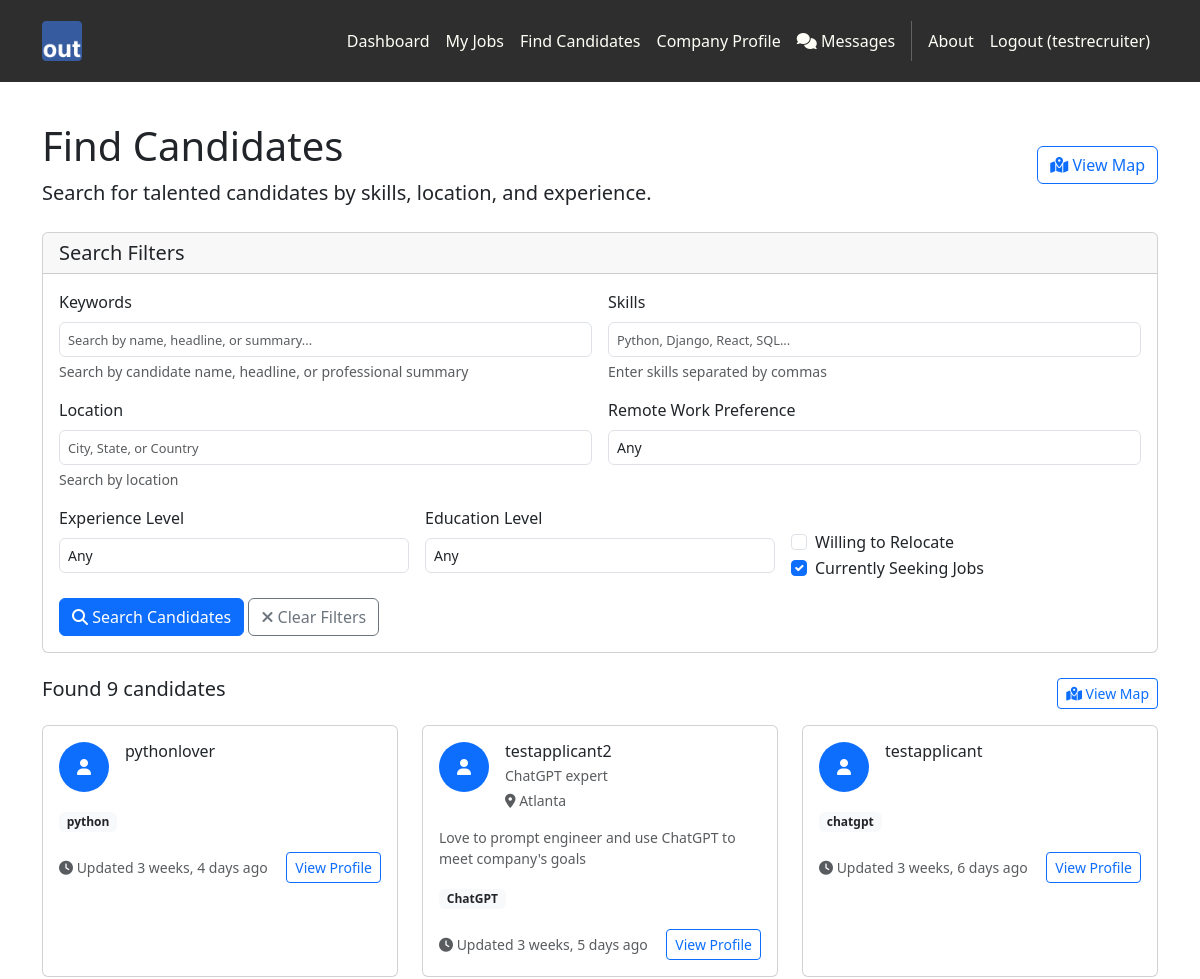
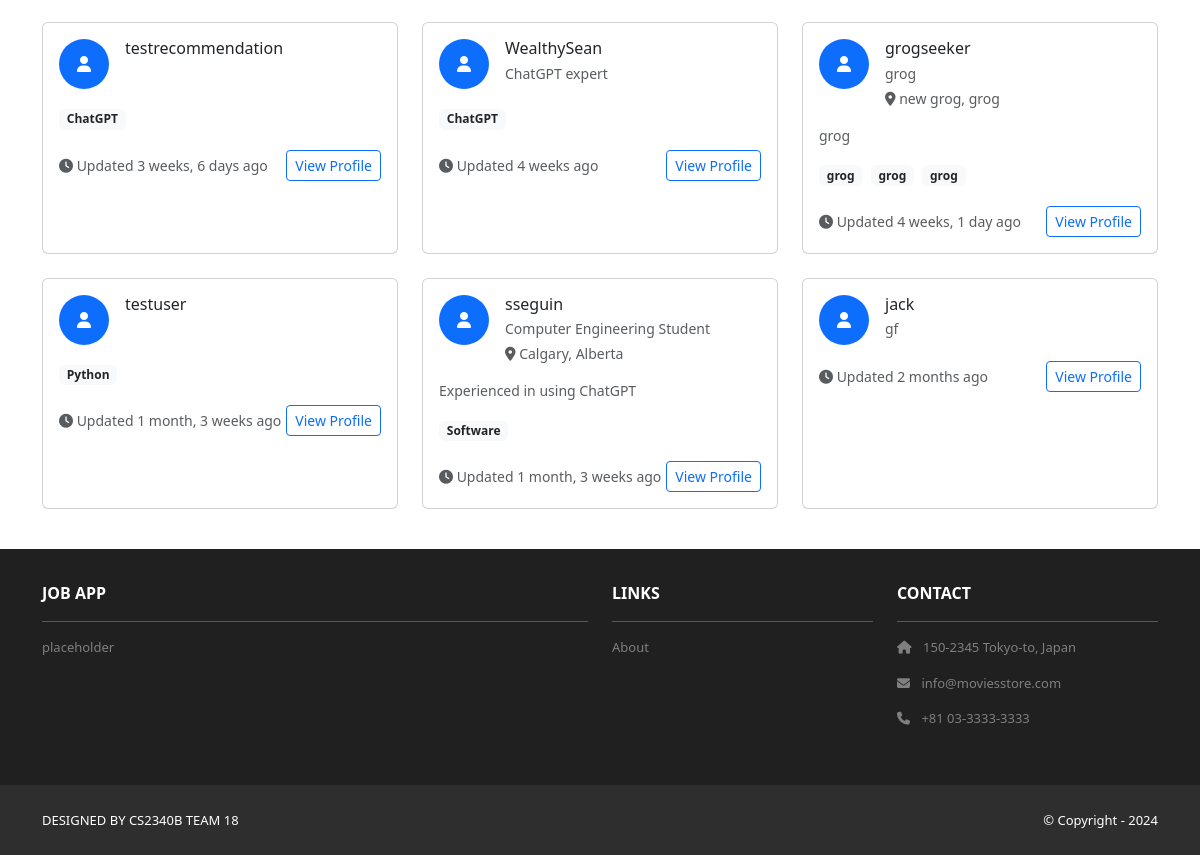
Before: /recruiters/candidates/ (signed in) with the older database file (2 pictures, top to bottom).
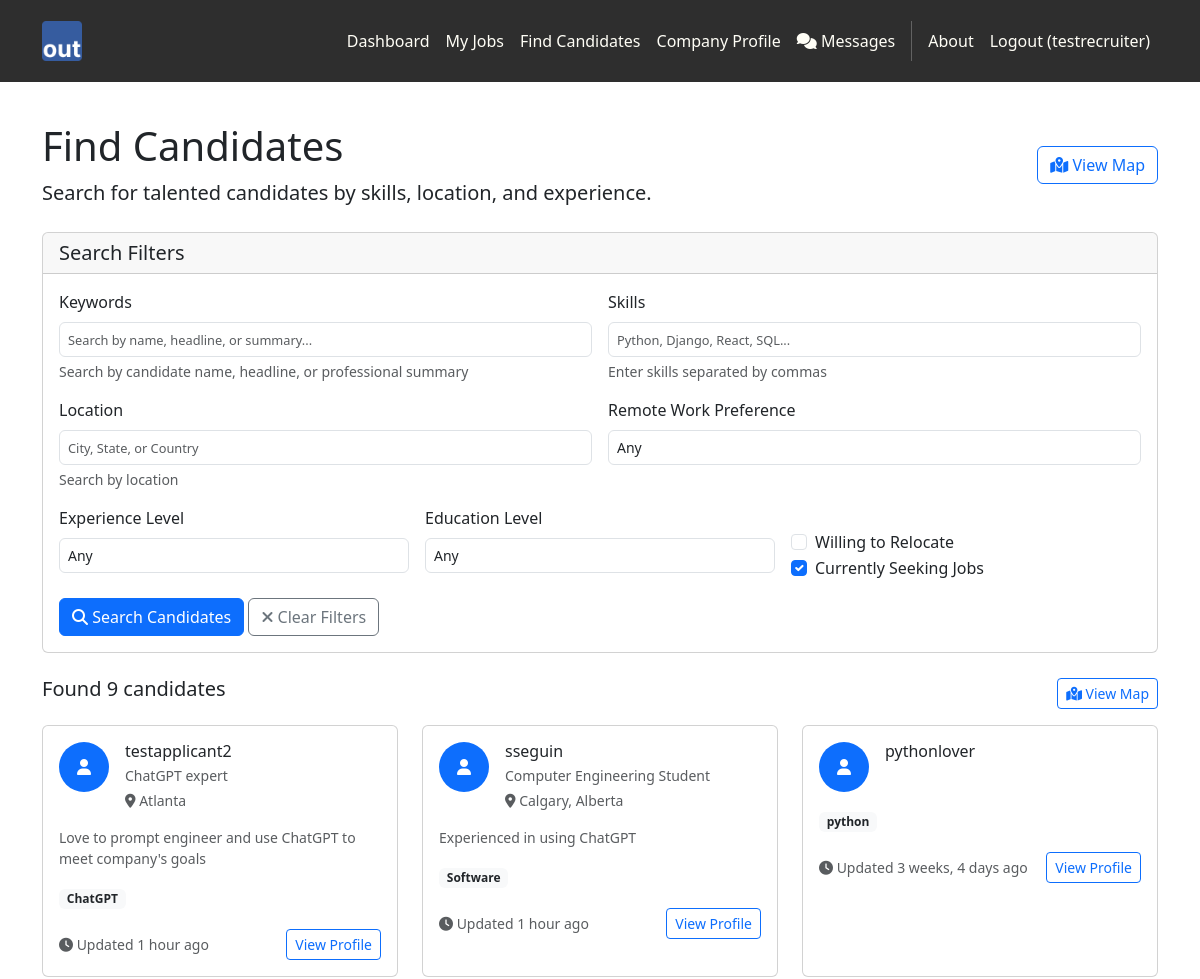
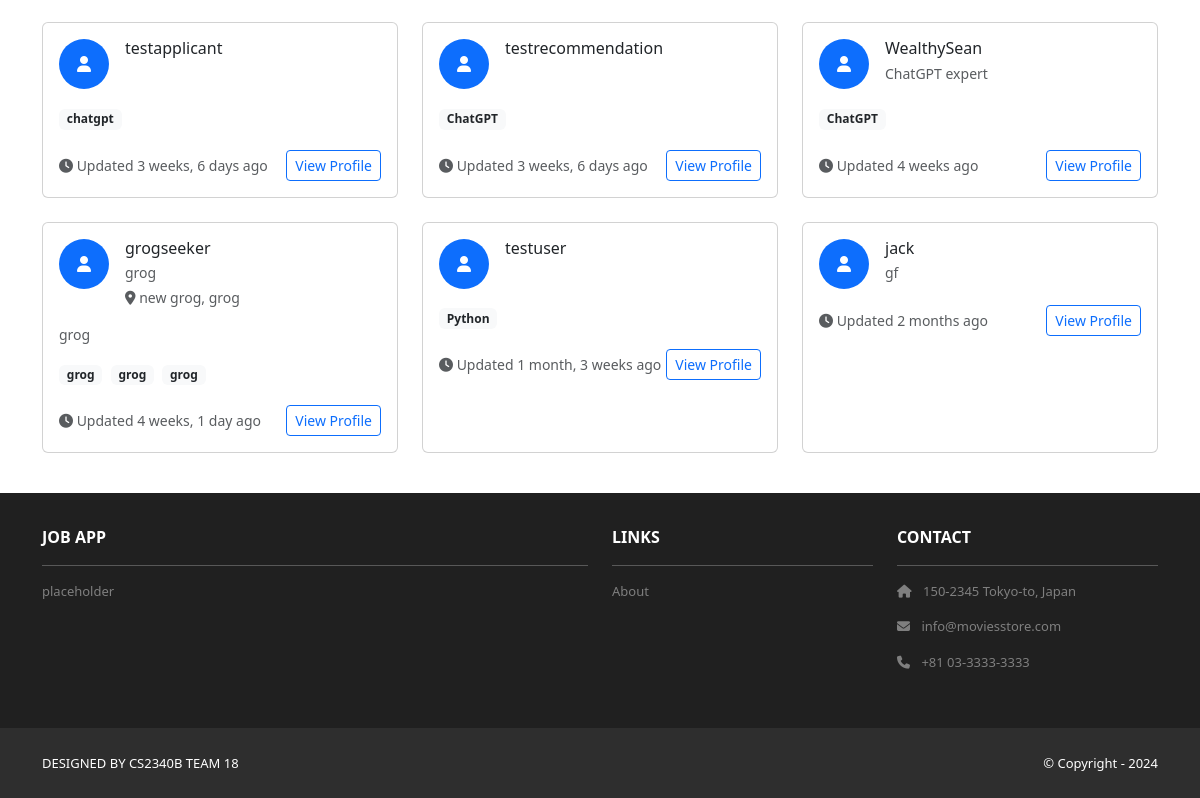
After: the same page with the newer database file (2 pictures, top to bottom).
### applicants/models.py (models this page shows, shortened)
class ApplicantProfile(models.Model):
    user = models.OneToOneField(User, on_delete=models.CASCADE, related_name='applicant_profile')
    headline = models.CharField(
        max_length=200,
        blank=True,
        help_text="A brief professional headline (e.g., 'Software Developer with 5 years experience')"
    )
    phone = models.CharField(max_length=20, blank=True)
    city = models.CharField(max_length=100, blank=True, help_text="City")
    state = models.CharField(max_length=100, blank=True, help_text="State or Province")
    country = models.CharField(max_length=100, blank=True, help_text="Country")
    postal_code = models.CharField(max_length=20, blank=True, help_text="Postal/ZIP Code")
    latitude = models.DecimalField(
        max_digits=9, decimal_places=6, null=True, blank=True,
        help_text="Latitude coordinate (auto-populated if possible)"
    )
    longitude = models.DecimalField(
        max_digits=9, decimal_places=6, null=True, blank=True,
        help_text="Longitude coordinate (auto-populated if possible)"
    )
    location = models.CharField(max_length=200, blank=True, help_text="Full location display (auto-generated)")
    willing_to_relocate = models.BooleanField(default=False, help_text="Willing to relocate for work")
    remote_work_preference = models.CharField(
        max_length=20,
        choices=[
            ('remote_only', 'Remote Only'),
            ('hybrid', 'Hybrid'),
            ('onsite_only', 'Onsite Only'),
            ('flexible', 'Flexible'),
        ],
        default='flexible',
        help_text="Remote work preference"
    )
    summary = models.TextField(
        blank=True,
        help_text="A brief summary of your professional background and career goals"
    )
    skills = models.TextField(
        blank=True,
        help_text="List your key skills separated by commas (e.g., 'Python, Django, React, SQL')"
    )
    linkedin_url = models.URLField(blank=True, help_text="Your LinkedIn profile URL")
    github_url = models.URLField(blank=True, help_text="Your GitHub profile URL")
    portfolio_url = models.URLField(blank=True, help_text="Your portfolio or personal website URL")
    other_url = models.URLField(blank=True, help_text="Any other relevant professional URL")
    is_public = models.BooleanField(default=True, help_text="Make profile visible to recruiters")
    is_seeking_jobs = models.BooleanField(default=True, help_text="Currently looking for job opportunities")
    created_at = models.DateTimeField(auto_now_add=True)
    updated_at = models.DateTimeField(auto_now=True)
    def get_skills_list(self):
        if self.skills:
            return [skill.strip() for skill in self.skills.split(',') if skill.strip()]
        return []
    def get_short_location(self):
        location_parts = []
        if self.city:
            location_parts.append(self.city)
        if self.state:
            location_parts.append(self.state)
        return ', '.join(location_parts) if location_parts else ''
    class Meta:
        verbose_name = "Applicant Profile"
        verbose_name_plural = "Applicant Profiles"

### recruiters/views.py (the view, shortened to what this page needs)
# urls.py: path('candidates/', views.candidates, name='candidates'),
@recruiter_required
def candidates(request):
    form = CandidateSearchForm(request.GET or None)
    candidates = ApplicantProfile.objects.filter(is_public=True)
    candidates = candidates.order_by('-updated_at')
    paginator = Paginator(candidates, 12)  # Show 12 candidates per page
    page_number = request.GET.get('page')
    page_obj = paginator.get_page(page_number)
    template_data = {
        'title': 'Find Candidates',
        'user_type': 'recruiter'
    }
    return render(request, 'recruiters/candidates.html', {
        'template_data': template_data,
        'form': form,
        'page_obj': page_obj,
        'candidates_count': candidates.count()
    })

### recruiters/templates/recruiters/candidates.html (shortened to what this page needs)
{% extends 'base.html' %}
{% block content %}
<div class="p-3 mt-4">
  <div class="container">
    <div class="row">
      <div class="col-12">
        <div class="d-flex justify-content-between align-items-center mb-4">
          <div>
            <h1 class="mb-2">Find Candidates</h1>
            <p class="lead mb-0">Search for talented candidates by skills, location, and experience.</p>
          </div>
          <div>
            <a href="{% url 'recruiters:applicant_map' %}" class="btn btn-outline-primary">
              <i class="fas fa-map-marked-alt"></i> View Map
            </a>
          </div>
        </div>
      </div>
    </div>
    <div class="row mb-4">
      <div class="col-12">
        <div class="card">
          <div class="card-header">
            <h5 class="mb-0">Search Filters</h5>
          </div>
          <div class="card-body">
            <form method="get" class="row g-3">
              <div class="col-md-6">
                <label for="{{ form.keywords.id_for_label }}" class="form-label">{{ form.keywords.label }}</label>
                {{ form.keywords }}
                <div class="form-text">{{ form.keywords.help_text }}</div>
              </div>
              <div class="col-md-6">
                <label for="{{ form.skills.id_for_label }}" class="form-label">{{ form.skills.label }}</label>
                {{ form.skills }}
                <div class="form-text">{{ form.skills.help_text }}</div>
              </div>
              <div class="col-md-6">
                <label for="{{ form.location.id_for_label }}" class="form-label">{{ form.location.label }}</label>
                {{ form.location }}
                <div class="form-text">{{ form.location.help_text }}</div>
              </div>
              <div class="col-md-6">
                <label for="{{ form.remote_preference.id_for_label }}" class="form-label">Remote Work Preference</label>
                {{ form.remote_preference }}
              </div>
              <div class="col-md-4">
                <label for="{{ form.experience_years.id_for_label }}" class="form-label">Experience Level</label>
                {{ form.experience_years }}
              </div>
              <div class="col-md-4">
                <label for="{{ form.education_level.id_for_label }}" class="form-label">Education Level</label>
                {{ form.education_level }}
              </div>
              <div class="col-md-4">
                <div class="form-check mt-4">
                  {{ form.willing_to_relocate }}
                  <label class="form-check-label" for="{{ form.willing_to_relocate.id_for_label }}">
                    Willing to Relocate
                  </label>
                </div>
                <div class="form-check">
                  {{ form.is_seeking_jobs }}
                  <label class="form-check-label" for="{{ form.is_seeking_jobs.id_for_label }}">
                    Currently Seeking Jobs
                  </label>
                </div>
              </div>
              <div class="col-12">
                <button type="submit" class="btn btn-primary">
                  <i class="fas fa-search"></i> Search Candidates
                </button>
                <a href="{% url 'recruiters:candidates' %}" class="btn btn-outline-secondary">
                  <i class="fas fa-times"></i> Clear Filters
                </a>
              </div>
            </form>
          </div>
        </div>
      </div>
    </div>
    <div class="row">
      <div class="col-12">
        <div class="d-flex justify-content-between align-items-center mb-3">
          <h5>
            {% if page_obj %}
              Found {{ candidates_count }} candidate{{ candidates_count|pluralize }}
            {% else %}
              No candidates found
            {% endif %}
          </h5>
          <a href="{% url 'recruiters:applicant_map' %}" class="btn btn-sm btn-outline-primary">
            <i class="fas fa-map-marked-alt"></i> View Map
          </a>
        </div>
        {% if page_obj %}
          <div class="row">
            {% for candidate in page_obj %}
              <div class="col-md-6 col-lg-4 mb-4">
                <div class="card h-100">
                  <div class="card-body">
                    <div class="d-flex align-items-start mb-3">
                      <div class="flex-shrink-0">
                        <div class="bg-primary text-white rounded-circle d-flex align-items-center justify-content-center" style="width: 50px; height: 50px;">
                          <i class="fas fa-user"></i>
                        </div>
                      </div>
                      <div class="flex-grow-1 ms-3">
                        <h6 class="card-title mb-1">
                          {{ candidate.user.get_full_name|default:candidate.user.username }}
                        </h6>
                        {% if candidate.headline %}
                          <p class="text-muted small mb-1">{{ candidate.headline }}</p>
                        {% endif %}
                        {% if candidate.get_short_location %}
                          <p class="text-muted small mb-0">
                            <i class="fas fa-map-marker-alt"></i> {{ candidate.get_short_location }}
                          </p>
                        {% endif %}
                      </div>
                    </div>
                    {% if candidate.summary %}
                      <p class="card-text small text-muted">
                        {{ candidate.summary|truncatewords:20 }}
                      </p>
                    {% endif %}
                    {% if candidate.get_skills_list %}
                      <div class="mb-3">
                        {% for skill in candidate.get_skills_list|slice:":5" %}
                          <span class="badge bg-light text-dark me-1 mb-1">{{ skill }}</span>
                        {% endfor %}
                      </div>
                    {% endif %}
                    <div class="d-flex justify-content-between align-items-center">
                      <small class="text-muted">
                        <i class="fas fa-clock"></i> Updated {{ candidate.updated_at|timesince }} ago
                      </small>
                      <a href="{% url 'recruiters:candidate_detail' candidate.pk %}" class="btn btn-sm btn-outline-primary">
                        View Profile
                      </a>
                    </div>
                  </div>
                </div>
              </div>
            {% endfor %}
          </div>
        {% endif %}
      </div>
    </div>
  </div>
</div>
{% endblock content %}

### jobapp/templates/base.html (shortened to what this page needs)
<!DOCTYPE html>
<html>
    {% load static %}
  <head>
    <link href="https://cdn.jsdelivr.net/npm/bootstrap@5.3.3/dist/css/bootstrap.min.css" rel="stylesheet">
    <link rel="stylesheet" href="https://cdnjs.cloudflare.com/ajax/libs/font-awesome/6.1.1/css/all.min.css">
    <link rel="stylesheet" type="text/css"
          href="{% static 'css/style.css' %}">
  </head>
  <body>
     <nav class="p-3 navbar navbar-dark bg-dark
         navbar-expand-lg">
      <div class="container">
        <a class="navbar-brand"
           href="{% url 'home.index' %}">
          <img src="{% static 'img/logo.png' %}" alt="logo"
               height="40" />
        </a>
        <div class="collapse navbar-collapse"
             id="navbarNavAltMarkup">
          <div class="navbar-nav ms-auto navbar-ml">
            {% if user.is_authenticated %}
              {% if template_data.user_type == 'applicant' %}
                <a class="nav-link" href="{% url 'applicants:dashboard' %}">Dashboard</a>
                <a class="nav-link" href="{% url 'applicants:profile' %}">My Profile</a>
              {% elif template_data.user_type == 'recruiter' %}
                <a class="nav-link" href="{% url 'recruiters:dashboard' %}">Dashboard</a>
                <a class="nav-link" href="{% url 'jobs:recruiter_jobs' %}">My Jobs</a>
                <a class="nav-link" href="{% url 'recruiters:candidates' %}">Find Candidates</a>
                <a class="nav-link" href="{% url 'recruiters:profile' %}">Company Profile</a>
              {% endif %}
              <a class="nav-link" href="{% url 'messaging:conversation_list' %}">
                <i class="fas fa-comments"></i> Messages
              </a>
              <a class="nav-link" href="{% url 'home.about' %}">About</a>
              <a class="nav-link" href="{% url 'accounts.logout' %}">Logout ({{user.username }})</a>
            {% else %}
              <a class="nav-link" href="{% url 'home.about' %}">About</a>
              <div class="vr bg-white mx-2 d-none d-lg-block"></div>
              <a class="nav-link" href="{% url 'accounts.login' %}">Login</a>
              <a class="nav-link" href="{% url 'accounts.signup' %}">Sign Up</a>
            {% endif %}
          </div>
        </div>
      </div>
    </nav>
    <div>
      {% block content %}
      {% endblock content %}
    </div>
     <section class="p-3 ms-footer d-none d-md-block">
      <div class="container">
        <div class="row mt-3 text-white">
          <div class="col-md-6 col-lg-6 col-xl-6
               mx-auto mb-4">
            <b>JOB APP</b>
            <hr />
            <p>
              placeholder
            </p>
          </div>
          <div class="col-md-3 col-lg-3 col-xl-3
               mx-auto mb-4">
            <b>LINKS</b>
            <hr />
            <p><a class="nav-link"
              href="{% url 'home.about' %}">
              About
            </a></p>
          </div>
          <div class="col-md-3 col-lg-3 col-xl-3 mx-auto
               mb-4">
            <b>CONTACT</b>
            <hr />
            <p><i class="fas fa-home me-2"></i>
              150-2345 Tokyo-to, Japan
            </p>
            <p><i class="fas fa-envelope me-2"></i>
              info@moviesstore.com
            </p>
            <p><i class="fas fa-phone me-2"></i>
              +81 03-3333-3333
            </p>
          </div>
        </div>
      </div>
    </section>
    <section class="p-3 ms-footer-bottom bg-dark">
      <div class="container d-flex
           justify-content-between">
        <div class="me-5 text-white">
          <span>DESIGNED BY
            CS2340B TEAM 18
          </span>
        </div>
        <div class="text-white">
          <span>© Copyright - 2024</span>
        </div>
      </div>
    </section>
  </body>
</html>

### jobapp/static/css/style.css (style rules this page uses)
.navbar a.nav-link { color: #FFFEF6 !important; }
.bg-dark { background-color: #2E2E2E !important; }
.ms-footer { background-color: #202020; }
.ms-footer p { color: #7F7F7F; font-size: 13px; }
.ms-footer-bottom span { font-size: 13px; line-height: 38px; }
.card-body .form-control { font-size: 0.875rem; padding: 0.375rem 0.5rem; }
.card-body .form-control::placeholder { font-size: 0.8rem; }

Changed rows visible on the page:
changed ApplicantProfile "Atlanta": updated_at "3 weeks, 5 days" → "1 hour"; moves up the list
changed ApplicantProfile "Computer Engineering Student": updated_at "1 month, 3 weeks" → "1 hour"; moves up the list
